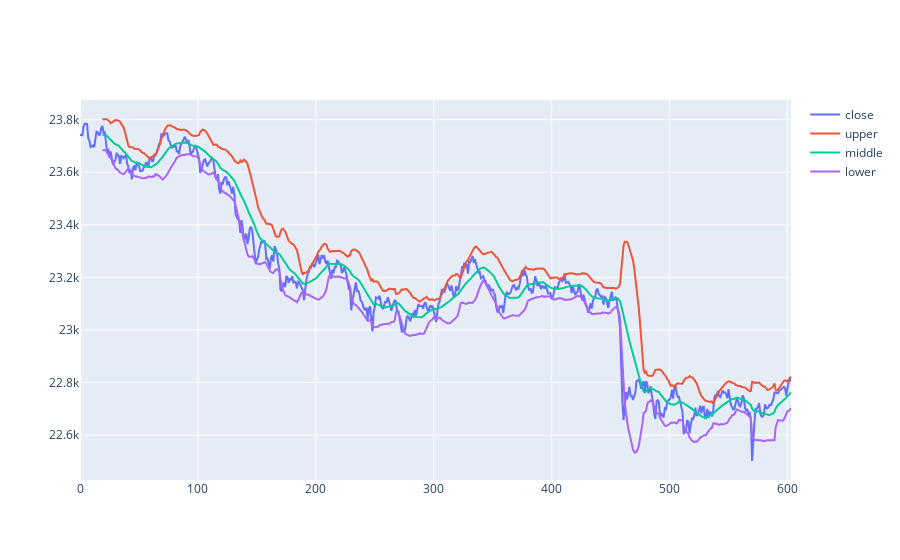

The notebook cell saved with this chart:
### Markdown cell above
Построим полосы Боллинджера. Касании графика цена верхней полосы может быть сигналом на продажу. Пример - 70 таймстемп. С касанием нижней полосы аналогично. Реализовывать не будем.

### Code cell
fig = go.Figure()
upper, middle, lower = BBANDS(close, 20, 2, 2)
fig.add_trace(go.Scatter(x=arange, y=close, name='close'))
fig.add_trace(go.Scatter(x=arange, y=upper, name='upper'))
fig.add_trace(go.Scatter(x=arange, y=middle, name='middle'))
fig.add_trace(go.Scatter(x=arange, y=lower, name='lower'))
fig.show()

### Figure 1 — Plotly figure (JSON) as saved in the notebook; plotly's stock layout.template omitted (floating-point values rounded to 4 significant figures; data arrays with more than 128 entries replaced by an {"elided": "..."} marker saying what was removed)
{"data": [{"name": "close", "type": "scatter", "x": {"elided": "604 int values"}, "y": {"elided": "604 float values"}}, {"name": "upper", "type": "scatter", "x": {"elided": "604 int values"}, "y": {"elided": "604 float values"}}, {"name": "middle", "type": "scatter", "x": {"elided": "604 int values"}, "y": {"elided": "604 float values"}}, {"name": "lower", "type": "scatter", "x": {"elided": "604 int values"}, "y": {"elided": "604 float values"}}], "layout": {}}
